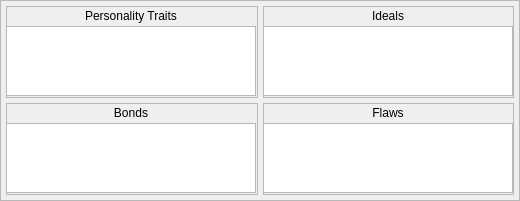
        <widget class="QFrame" name="temperBox">
         <property name="geometry">
          <rect>
           <x>395</x>
           <y>30</y>
           <width>520</width>
           <height>201</height>
          </rect>
         </property>
         <property name="frameShape">
          <enum>QFrame::StyledPanel</enum>
         </property>
         <property name="frameShadow">
          <enum>QFrame::Raised</enum>
         </property>
         <layout class="QGridLayout" name="gridLayout_3">
          <property name="leftMargin">
           <number>5</number>
          </property>
          <property name="topMargin">
           <number>5</number>
          </property>
          <property name="rightMargin">
           <number>5</number>
          </property>
          <property name="bottomMargin">
           <number>5</number>
          </property>
          <property name="spacing">
           <number>5</number>
          </property>
          <item row="0" column="0">
           <widget class="QFrame" name="personalityTraits">
            <property name="frameShape">
             <enum>QFrame::StyledPanel</enum>
            </property>
            <property name="frameShadow">
             <enum>QFrame::Raised</enum>
            </property>
            <widget class="QTextEdit" name="personalityEdit">
             <property name="geometry">
              <rect>
               <x>0</x>
               <y>20</y>
               <width>250</width>
               <height>70</height>
              </rect>
             </property>
             <property name="accessibleName">
              <string>personalityTraits</string>
             </property>
             <property name="styleSheet">
              <string notr="true">font: 12pt &quot;Eberron&quot;;</string>
             </property>
             <property name="frameShape">
              <enum>QFrame::StyledPanel</enum>
             </property>
             <property name="autoFormatting">
              <set>QTextEdit::AutoBulletList</set>
             </property>
             <property name="html">
              <string>&lt;!DOCTYPE HTML PUBLIC &quot;-//W3C//DTD HTML 4.0//EN&quot; &quot;http://www.w3.org/TR/REC-html40/strict.dtd&quot;&gt;
&lt;html&gt;&lt;head&gt;&lt;meta name=&quot;qrichtext&quot; content=&quot;1&quot; /&gt;&lt;style type=&quot;text/css&quot;&gt;
p, li { white-space: pre-wrap; }
&lt;/style&gt;&lt;/head&gt;&lt;body style=&quot; font-family:'Eberron'; font-size:12pt; font-weight:400; font-style:normal;&quot;&gt;
&lt;p align=&quot;center&quot; style=&quot;-qt-paragraph-type:empty; margin-top:12px; margin-bottom:12px; margin-left:0px; margin-right:0px; -qt-block-indent:0; text-indent:0px;&quot;&gt;&lt;br /&gt;&lt;/p&gt;&lt;/body&gt;&lt;/html&gt;</string>
             </property>
             <property name="overwriteMode">
              <bool>false</bool>
             </property>
            </widget>
            <widget class="QLabel" name="personalityLabel">
             <property name="geometry">
              <rect>
               <x>0</x>
               <y>0</y>
               <width>250</width>
               <height>20</height>
              </rect>
             </property>
             <property name="styleSheet">
              <string notr="true">font: 12pt &quot;Eberron&quot;;</string>
             </property>
             <property name="text">
              <string>Personality Traits</string>
             </property>
             <property name="alignment">
              <set>Qt::AlignCenter</set>
             </property>
            </widget>
           </widget>
          </item>
          <item row="0" column="1">
           <widget class="QFrame" name="ideals">
            <property name="frameShape">
             <enum>QFrame::StyledPanel</enum>
            </property>
            <property name="frameShadow">
             <enum>QFrame::Raised</enum>
            </property>
            <widget class="QTextEdit" name="idealsEdit">
             <property name="geometry">
              <rect>
               <x>0</x>
               <y>20</y>
               <width>250</width>
               <height>70</height>
              </rect>
             </property>
             <property name="accessibleName">
              <string>ideals</string>
             </property>
             <property name="styleSheet">
              <string notr="true">font: 12pt &quot;Eberron&quot;;</string>
             </property>
             <property name="frameShape">
              <enum>QFrame::StyledPanel</enum>
             </property>
             <property name="autoFormatting">
              <set>QTextEdit::AutoBulletList</set>
             </property>
             <property name="html">
              <string>&lt;!DOCTYPE HTML PUBLIC &quot;-//W3C//DTD HTML 4.0//EN&quot; &quot;http://www.w3.org/TR/REC-html40/strict.dtd&quot;&gt;
&lt;html&gt;&lt;head&gt;&lt;meta name=&quot;qrichtext&quot; content=&quot;1&quot; /&gt;&lt;style type=&quot;text/css&quot;&gt;
p, li { white-space: pre-wrap; }
&lt;/style&gt;&lt;/head&gt;&lt;body style=&quot; font-family:'Eberron'; font-size:12pt; font-weight:400; font-style:normal;&quot;&gt;
&lt;p align=&quot;center&quot; style=&quot;-qt-paragraph-type:empty; margin-top:12px; margin-bottom:12px; margin-left:0px; margin-right:0px; -qt-block-indent:0; text-indent:0px;&quot;&gt;&lt;br /&gt;&lt;/p&gt;&lt;/body&gt;&lt;/html&gt;</string>
             </property>
             <property name="overwriteMode">
              <bool>false</bool>
             </property>
            </widget>
            <widget class="QLabel" name="idealsLabel">
             <property name="geometry">
              <rect>
               <x>0</x>
               <y>0</y>
               <width>250</width>
               <height>20</height>
              </rect>
             </property>
             <property name="styleSheet">
              <string notr="true">font: 12pt &quot;Eberron&quot;;</string>
             </property>
             <property name="text">
              <string>Ideals</string>
             </property>
             <property name="alignment">
              <set>Qt::AlignCenter</set>
             </property>
            </widget>
           </widget>
          </item>
          <item row="1" column="0">
           <widget class="QFrame" name="bonds">
            <property name="frameShape">
             <enum>QFrame::StyledPanel</enum>
            </property>
            <property name="frameShadow">
             <enum>QFrame::Raised</enum>
            </property>
            <widget class="QTextEdit" name="bondsEdit">
             <property name="geometry">
              <rect>
               <x>0</x>
               <y>20</y>
               <width>250</width>
               <height>70</height>
              </rect>
             </property>
             <property name="accessibleName">
              <string>bonds</string>
             </property>
             <property name="styleSheet">
              <string notr="true">font: 12pt &quot;Eberron&quot;;</string>
             </property>
             <property name="frameShape">
              <enum>QFrame::StyledPanel</enum>
             </property>
             <property name="autoFormatting">
              <set>QTextEdit::AutoBulletList</set>
             </property>
             <property name="html">
              <string>&lt;!DOCTYPE HTML PUBLIC &quot;-//W3C//DTD HTML 4.0//EN&quot; &quot;http://www.w3.org/TR/REC-html40/strict.dtd&quot;&gt;
&lt;html&gt;&lt;head&gt;&lt;meta name=&quot;qrichtext&quot; content=&quot;1&quot; /&gt;&lt;style type=&quot;text/css&quot;&gt;
p, li { white-space: pre-wrap; }
&lt;/style&gt;&lt;/head&gt;&lt;body style=&quot; font-family:'Eberron'; font-size:12pt; font-weight:400; font-style:normal;&quot;&gt;
&lt;p align=&quot;center&quot; style=&quot;-qt-paragraph-type:empty; margin-top:12px; margin-bottom:12px; margin-left:0px; margin-right:0px; -qt-block-indent:0; text-indent:0px;&quot;&gt;&lt;br /&gt;&lt;/p&gt;&lt;/body&gt;&lt;/html&gt;</string>
             </property>
             <property name="overwriteMode">
              <bool>false</bool>
             </property>
            </widget>
            <widget class="QLabel" name="bondsLabel">
             <property name="geometry">
              <rect>
               <x>0</x>
               <y>0</y>
               <width>250</width>
               <height>20</height>
              </rect>
             </property>
             <property name="styleSheet">
              <string notr="true">font: 12pt &quot;Eberron&quot;;</string>
             </property>
             <property name="text">
              <string>Bonds</string>
             </property>
             <property name="alignment">
              <set>Qt::AlignCenter</set>
             </property>
            </widget>
           </widget>
          </item>
          <item row="1" column="1">
           <widget class="QFrame" name="flaws">
            <property name="frameShape">
             <enum>QFrame::StyledPanel</enum>
            </property>
            <property name="frameShadow">
             <enum>QFrame::Raised</enum>
            </property>
            <widget class="QTextEdit" name="flawsEdit">
             <property name="geometry">
              <rect>
               <x>0</x>
               <y>20</y>
               <width>250</width>
               <height>70</height>
              </rect>
             </property>
             <property name="accessibleName">
              <string>flaws</string>
             </property>
             <property name="styleSheet">
              <string notr="true">font: 12pt &quot;Eberron&quot;;</string>
             </property>
             <property name="frameShape">
              <enum>QFrame::StyledPanel</enum>
             </property>
             <property name="autoFormatting">
              <set>QTextEdit::AutoBulletList</set>
             </property>
             <property name="html">
              <string>&lt;!DOCTYPE HTML PUBLIC &quot;-//W3C//DTD HTML 4.0//EN&quot; &quot;http://www.w3.org/TR/REC-html40/strict.dtd&quot;&gt;
&lt;html&gt;&lt;head&gt;&lt;meta name=&quot;qrichtext&quot; content=&quot;1&quot; /&gt;&lt;style type=&quot;text/css&quot;&gt;
p, li { white-space: pre-wrap; }
&lt;/style&gt;&lt;/head&gt;&lt;body style=&quot; font-family:'Eberron'; font-size:12pt; font-weight:400; font-style:normal;&quot;&gt;
&lt;p align=&quot;center&quot; style=&quot;-qt-paragraph-type:empty; margin-top:12px; margin-bottom:12px; margin-left:0px; margin-right:0px; -qt-block-indent:0; text-indent:0px;&quot;&gt;&lt;br /&gt;&lt;/p&gt;&lt;/body&gt;&lt;/html&gt;</string>
             </property>
             <property name="overwriteMode">
              <bool>false</bool>
             </property>
            </widget>
            <widget class="QLabel" name="flawsLabel">
             <property name="geometry">
              <rect>
               <x>0</x>
               <y>0</y>
               <width>250</width>
               <height>20</height>
              </rect>
             </property>
             <property name="styleSheet">
              <string notr="true">font: 12pt &quot;Eberron&quot;;</string>
             </property>
             <property name="text">
              <string>Flaws</string>
             </property>
             <property name="alignment">
              <set>Qt::AlignCenter</set>
             </property>
            </widget>
           </widget>
          </item>
         </layout>
        </widget>
